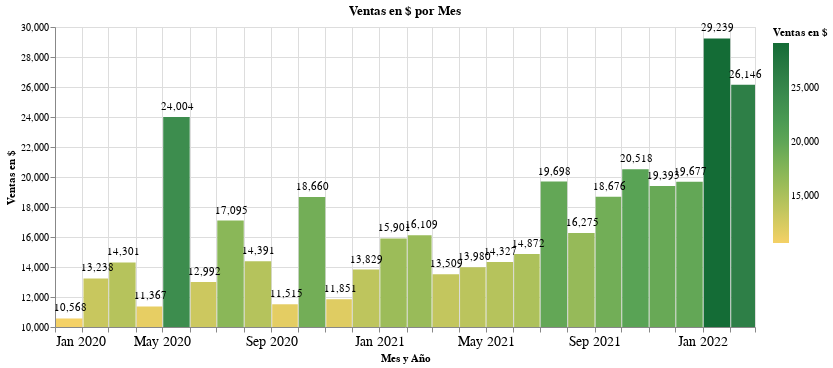

Notebook code cell kept with this figure:
### Code cell
# Calculamos diferentes partes de la fecha

df_ventas_dol['año'] = df_ventas_dol.fecha.dt.year
df_ventas_dol['mes_año'] = df_ventas_dol.fecha.dt.strftime('%m-%Y')
df_ventas_dol['dia_semana'] = df_ventas_dol.fecha.dt.weekday
df_ventas_dol['dia_mes'] = df_ventas_dol.fecha.dt.day

x=alt.X('yearmonth(fecha):T', title='Mes y Año', axis = alt.Axis(labelAngle=0, labelFontSize=14))
tooltip=[alt.Tooltip('yearmonth(fecha):T', title='Mes y Año'),
         alt.Tooltip('sum(monto_dolar):Q', title='Ventas en $', format='$,.5')]
titulo='Ventas en $ por Mes'

graf_barras_ventas_dol(df_ventas_dol, x, tooltip, titulo, 15)

### Figure 1 — Vega-Lite specification as saved in the notebook (floating-point values rounded to 4 significant figures; data arrays with more than 128 entries replaced by an {"elided": "..."} marker saying what was removed)
{"config": {"view": {"continuousWidth": 400, "continuousHeight": 300}}, "layer": [{"mark": "bar", "encoding": {"color": {"aggregate": "sum", "field": "monto_dolar", "legend": {"title": "Ventas en $"}, "scale": {"scheme": "goldgreen"}, "type": "quantitative"}, "tooltip": [{"field": "fecha", "timeUnit": "yearmonth", "title": "Mes y Año", "type": "temporal"}, {"aggregate": "sum", "field": "monto_dolar", "format": "$,.5", "title": "Ventas en $", "type": "quantitative"}], "x": {"axis": {"labelAngle": 0, "labelFontSize": 14}, "field": "fecha", "timeUnit": "yearmonth", "title": "Mes y Año", "type": "temporal"}, "y": {"aggregate": "sum", "axis": {"grid": true, "labelFontSize": 10, "titleAnchor": "middle", "titleAngle": 270}, "field": "monto_dolar", "scale": {"zero": false}, "title": "Ventas en $", "type": "quantitative"}}, "height": 300, "title": "Ventas en $ por Mes", "width": 700}, {"mark": {"type": "text", "dx": 15, "dy": -10, "fill": "black"}, "encoding": {"color": {"aggregate": "sum", "field": "monto_dolar", "legend": {"title": "Ventas en $"}, "scale": {"scheme": "goldgreen"}, "type": "quantitative"}, "text": {"aggregate": "sum", "field": "monto_dolar", "format": ",.5", "title": "Ventas en $", "type": "quantitative"}, "tooltip": [{"field": "fecha", "timeUnit": "yearmonth", "title": "Mes y Año", "type": "temporal"}, {"aggregate": "sum", "field": "monto_dolar", "format": "$,.5", "title": "Ventas en $", "type": "quantitative"}], "x": {"axis": {"labelAngle": 0, "labelFontSize": 14}, "field": "fecha", "timeUnit": "yearmonth", "title": "Mes y Año", "type": "temporal"}, "y": {"aggregate": "sum", "axis": {"grid": true, "labelFontSize": 10, "titleAnchor": "middle", "titleAngle": 270}, "field": "monto_dolar", "scale": {"zero": false}, "title": "Ventas en $", "type": "quantitative"}}, "height": 300, "title": "Ventas en $ por Mes", "width": 700}], "data": {"name": "data-a7ec29a1c52efe8cf6aaf89c57d87266"}, "$schema": "https://vega.github.io/schema/vega-lite/v4.17.0.json", "datasets": {"data-a7ec29a1c52efe8cf6aaf89c57d87266": {"elided": "612 records"}}}
